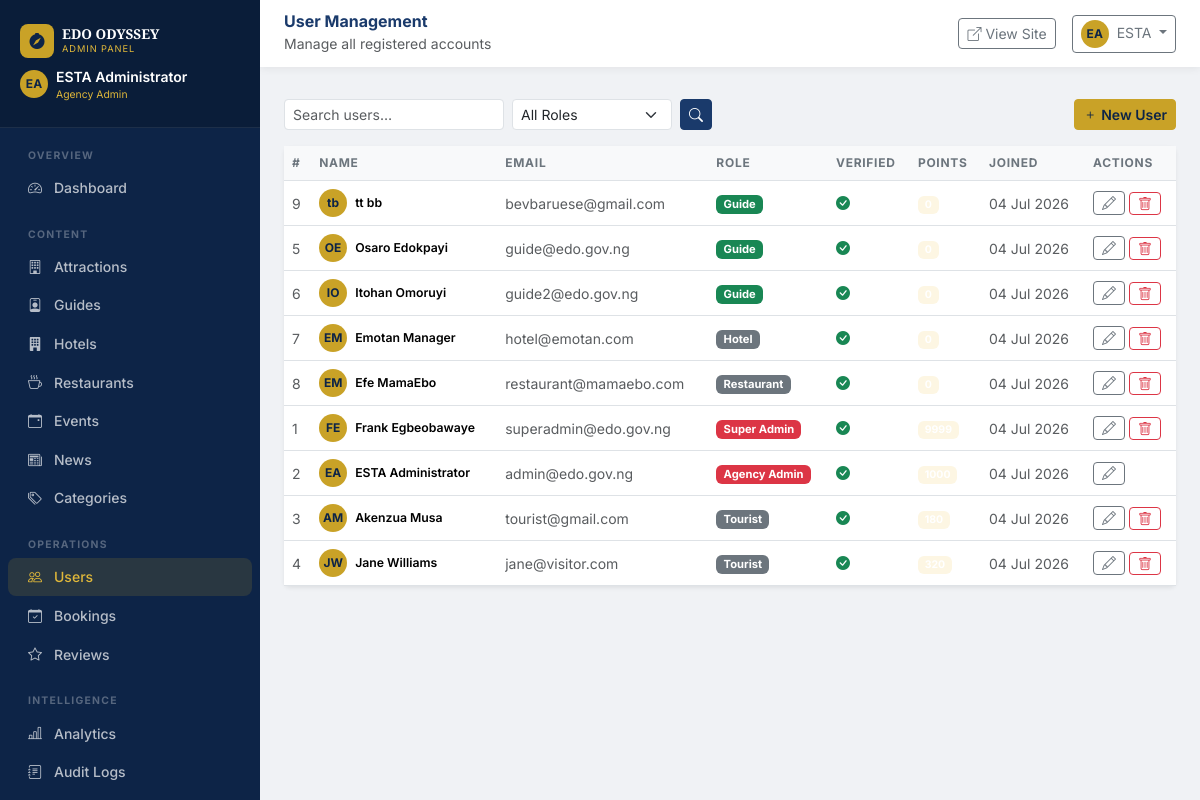
The app's page /admin/users (signed in), older data.
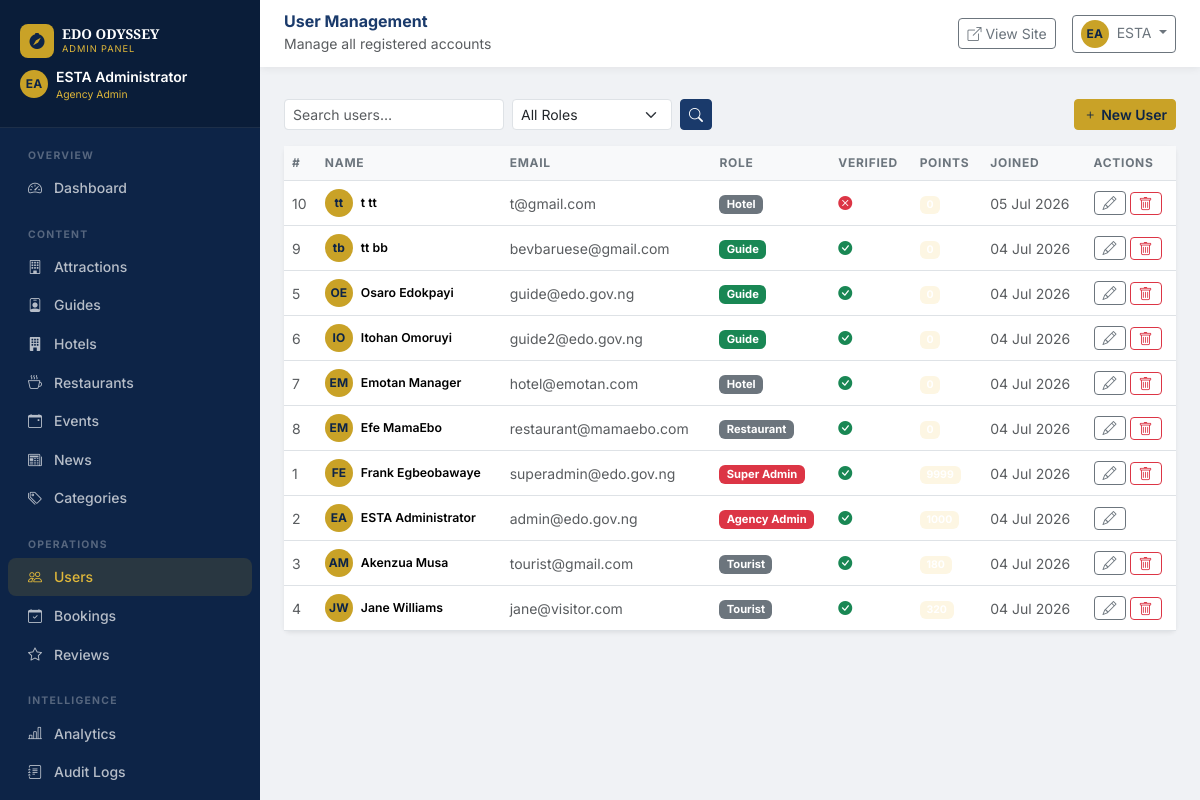
The same page, newer data.
### app/models/models.py (models this page shows, shortened)
class BaseModel(db.Model):
    __abstract__ = True
    id = db.Column(db.Integer, primary_key=True)
    uuid = db.Column(db.String(36), default=gen_uuid, unique=True, nullable=False, index=True)
    created_at = db.Column(db.DateTime, default=datetime.utcnow, nullable=False)
    updated_at = db.Column(db.DateTime, default=datetime.utcnow, onupdate=datetime.utcnow, nullable=False)
    created_by = db.Column(db.Integer, nullable=True)
    status = db.Column(db.String(20), default="active", nullable=False)
    deleted_at = db.Column(db.DateTime, nullable=True)

class User(UserMixin, BaseModel):
    __tablename__ = "users"
    email = db.Column(db.String(150), unique=True, index=True, nullable=False)
    password_hash = db.Column(db.String(255), nullable=False)
    first_name = db.Column(db.String(100), nullable=False)
    last_name = db.Column(db.String(100), nullable=False)
    role = db.Column(db.String(50), default="Tourist", nullable=False)
    phone = db.Column(db.String(50), nullable=True)
    is_verified = db.Column(db.Boolean, default=False, nullable=False)
    avatar_url = db.Column(db.String(255), nullable=True)
    heritage_points = db.Column(db.Integer, default=0, nullable=False)
    bio = db.Column(db.Text, nullable=True)
    address = db.Column(db.String(255), nullable=True)
    nationality = db.Column(db.String(100), nullable=True)
    last_login = db.Column(db.DateTime, nullable=True)
    bookings = db.relationship("Booking", back_populates="user", lazy="dynamic")
    reviews = db.relationship("Review", back_populates="user", lazy="dynamic")
    guide_profile = db.relationship("Guide", back_populates="user", uselist=False)
    notifications = db.relationship("Notification", back_populates="user", lazy="dynamic")
    favourites = db.relationship("Favourite", back_populates="user", lazy="dynamic")
    payments = db.relationship("Payment", back_populates="user", lazy="dynamic")
    audit_logs = db.relationship("AuditLog", foreign_keys="AuditLog.user_id", back_populates="user", lazy="dynamic")
    owned_attractions = db.relationship("Attraction", back_populates="owner", foreign_keys="Attraction.user_id", lazy="dynamic")
    owned_hotels = db.relationship("Hotel", back_populates="owner", foreign_keys="Hotel.user_id", lazy="dynamic")
    owned_restaurants = db.relationship("Restaurant", back_populates="owner", foreign_keys="Restaurant.user_id", lazy="dynamic")
    owned_events = db.relationship("Event", back_populates="owner", foreign_keys="Event.user_id", lazy="dynamic")  # Add this
    @property
    def full_name(self):
        return f"{self.first_name} {self.last_name}"
    @property
    def is_admin(self):
        return self.role in ("Agency Admin", "Super Admin")

### app/admin/routes.py (the view)
@admin_bp.route("/users")
@login_required
@admin_required
def users():
    page = request.args.get("page", 1, type=int)
    search_q = request.args.get("q", "").strip()
    role_filter = request.args.get("role", "")
    query = User.query.filter(User.status != "deleted")
    if search_q:
        query = query.filter((User.email.ilike(f"%{search_q}%")) | (User.first_name.ilike(f"%{search_q}%")) | (User.last_name.ilike(f"%{search_q}%")))
    if role_filter:
        query = query.filter_by(role=role_filter)
    pagination = query.order_by(User.created_at.desc()).paginate(page=page, per_page=20, error_out=False)
    return render_template("admin/users.html", users=pagination.items, pagination=pagination, search_q=search_q, role_filter=role_filter)

### app/templates/admin/users.html (shortened to what this page needs)
{% extends "admin/base.html" %}
{% block page_title %}User Management{% endblock %}
{% block page_subtitle %}Manage all registered accounts{% endblock %}
{% block content %}
<div class="d-flex justify-content-between align-items-center mb-3">
  <form method="GET" class="d-flex gap-2">
    <input type="text" name="q" class="form-control form-control-sm" placeholder="Search users…" value="{{ search_q }}" style="width:220px">
    <select name="role" class="form-select form-select-sm" style="width:160px">
      <option value="">All Roles</option>
    </select>
    <button type="submit" class="btn btn-blue btn-sm"><i class="bi bi-search"></i></button>
  </form>
  <a href="{{ url_for('admin.user_create') }}" class="btn btn-gold btn-sm"><i class="bi bi-plus me-1"></i>New User</a>
</div>
<div class="card border-0 shadow-sm">
  <div class="card-body p-0">
    <table class="table table-hover mb-0 admin-table">
      <thead><tr><th>#</th><th>Name</th><th>Email</th><th>Role</th><th>Verified</th><th>Points</th><th>Joined</th><th>Actions</th></tr></thead>
      <tbody>
      {% for u in users %}
      <tr>
        <td class="text-muted small">{{ u.id }}</td>
        <td>
          <div class="d-flex align-items-center gap-2">
            <div class="avatar-initials-sm">{{ u.first_name[0] }}{{ u.last_name[0] }}</div>
            <div class="fw-semibold small">{{ u.full_name }}</div>
          </div>
        </td>
        <td class="small text-muted">{{ u.email }}</td>
        <td><span class="badge {% if u.is_admin %}bg-danger{% elif u.role=='Guide' %}bg-success{% else %}bg-secondary{% endif %} text-white" style="font-size:.7rem">{{ u.role }}</span></td>
        <td>{% if u.is_verified %}<i class="bi bi-check-circle-fill text-success"></i>{% else %}<i class="bi bi-x-circle-fill text-danger"></i>{% endif %}</td>
        <td><span class="badge bg-gold-100 text-gold-600">{{ u.heritage_points }}</span></td>
        <td class="small text-muted">{{ u.created_at.strftime('%d %b %Y') }}</td>
        <td>
          <div class="d-flex gap-1">
            <a href="{{ url_for('admin.user_edit', id=u.id) }}" class="btn btn-outline-secondary btn-sm py-0"><i class="bi bi-pencil"></i></a>
            {% if u.id != current_user.id %}
            <form method="POST" action="{{ url_for('admin.user_delete', id=u.id) }}" class="d-inline">
              <button class="btn btn-outline-danger btn-sm py-0" onclick="return confirm('Deactivate {{ u.full_name }}?')"><i class="bi bi-trash"></i></button>
            </form>
            {% endif %}
          </div>
        </td>
      </tr>
      {% endfor %}
      </tbody>
    </table>
  </div>
</div>
{% endblock %}

### app/templates/admin/base.html (shortened to what this page needs)
<!DOCTYPE html>
<html lang="en">
<head>
  <link href="https://cdn.jsdelivr.net/npm/bootstrap@5.3.3/dist/css/bootstrap.min.css" rel="stylesheet">
  <link href="https://cdn.jsdelivr.net/npm/bootstrap-icons@1.11.3/font/bootstrap-icons.css" rel="stylesheet">
  <link rel="stylesheet" href="{{ url_for('static', filename='css/main.css') }}">
</head>
<body class="admin-body">
<div class="admin-sidebar" id="adminSidebar">
  <div class="admin-sidebar-header">
    <div class="d-flex align-items-center gap-2 mb-1">
      <div class="brand-icon" style="width:34px;height:34px;font-size:1rem"><i class="bi bi-compass-fill"></i></div>
      <div>
        <div class="brand-title" style="font-size:.85rem">EDO ODYSSEY</div>
        <div class="brand-subtitle" style="font-size:.58rem">Admin Panel</div>
      </div>
    </div>
    <div class="d-flex align-items-center gap-2 mt-2">
      <div class="avatar-initials-sm">{{ current_user.first_name[0] }}{{ current_user.last_name[0] }}</div>
      <div>
        <div class="text-white small fw-semibold">{{ current_user.full_name }}</div>
        <div style="font-size:.65rem;color:var(--gold-400)">{{ current_user.role }}</div>
      </div>
    </div>
  </div>
  <nav class="flex-grow-1 py-2 px-2">
    <div class="nav-section">Overview</div>
    <a href="{{ url_for('admin.dashboard') }}" class="nav-link {% if request.endpoint=='admin.dashboard' %}active{% endif %}"><i class="bi bi-speedometer2"></i> Dashboard</a>
    <div class="nav-section mt-2">Content</div>
    <a href="{{ url_for('admin.attractions') }}" class="nav-link {% if 'attractions' in request.endpoint %}active{% endif %}"><i class="bi bi-building"></i> Attractions</a>
    <a href="{{ url_for('admin.guides') }}" class="nav-link {% if 'guides' in request.endpoint %}active{% endif %}"><i class="bi bi-person-badge"></i> Guides</a>
    <a href="{{ url_for('admin.hotels') }}" class="nav-link {% if 'hotel' in request.endpoint %}active{% endif %}"><i class="bi bi-building-fill"></i> Hotels</a>
    <a href="{{ url_for('admin.restaurants') }}" class="nav-link {% if 'restaurant' in request.endpoint %}active{% endif %}"><i class="bi bi-cup-hot"></i> Restaurants</a>
    <a href="{{ url_for('admin.events') }}" class="nav-link {% if 'event' in request.endpoint %}active{% endif %}"><i class="bi bi-calendar-event"></i> Events</a>
    <a href="{{ url_for('admin.news') }}" class="nav-link {% if 'news' in request.endpoint %}active{% endif %}"><i class="bi bi-newspaper"></i> News</a>
    <a href="{{ url_for('admin.categories') }}" class="nav-link {% if 'categor' in request.endpoint %}active{% endif %}"><i class="bi bi-tags"></i> Categories</a>
    <div class="nav-section mt-2">Operations</div>
    <a href="{{ url_for('admin.users') }}" class="nav-link {% if 'users' in request.endpoint %}active{% endif %}"><i class="bi bi-people"></i> Users</a>
    <a href="{{ url_for('admin.bookings') }}" class="nav-link {% if 'bookings' in request.endpoint %}active{% endif %}"><i class="bi bi-calendar-check"></i> Bookings</a>
    <a href="{{ url_for('admin.reviews') }}" class="nav-link {% if 'reviews' in request.endpoint %}active{% endif %}"><i class="bi bi-star"></i> Reviews</a>
    <div class="nav-section mt-2">Intelligence</div>
    <a href="{{ url_for('admin.analytics') }}" class="nav-link {% if 'analytics' in request.endpoint %}active{% endif %}"><i class="bi bi-bar-chart-line"></i> Analytics</a>
    <a href="{{ url_for('admin.audit_logs') }}" class="nav-link {% if 'audit' in request.endpoint %}active{% endif %}"><i class="bi bi-journal-text"></i> Audit Logs</a>
  </nav>
</div>
<div class="admin-main">
  <div class="admin-topbar">
    <div class="d-flex align-items-center gap-3">
      <div>
        <h6 class="mb-0 fw-bold text-blue">{% block page_title %}Admin Panel{% endblock %}</h6>
        <small class="text-muted">{% block page_subtitle %}Edo Odyssey CMS{% endblock %}</small>
      </div>
    </div>
    <div class="d-flex align-items-center gap-3">
      <a href="{{ url_for('main.home') }}" class="btn btn-outline-secondary btn-sm" target="_blank"><i class="bi bi-box-arrow-up-right me-1"></i>View Site</a>
      <div class="dropdown">
        <button class="btn btn-outline-secondary btn-sm dropdown-toggle" data-bs-toggle="dropdown">
          <div class="avatar-initials-sm d-inline-flex me-1">{{ current_user.first_name[0] }}{{ current_user.last_name[0] }}</div>
          {{ current_user.first_name }}
        </button>
      </div>
    </div>
  </div>
  <div class="px-4 pt-2">
  </div>
  <div class="admin-content">
    {% block content %}{% endblock %}
  </div>
</div>
</body>
</html>

### app/static/css/main.css (style rules this page uses)
:root { --blue-900: #0d2447; --blue-800: #1a3a6b; --blue-700: #1d4385; --blue-600: #2255a4; --blue-100: #e8f0fe; --gold-600: #a07d10; --gold-500: #c9a227; --gold-400: #e0b83a; --gold-100: #fdf6e3; --gray-50: #f8f9fa; --gray-100: #f0f2f5; --gray-200: #e2e8f0; --text-dark: #1a202c; --text-muted: #6c757d; --restaurant: #e05c27; --restaurant-hover: #c94a1a; --radius: 12px; --shadow: 0 4px 20px rgba(26,58,107,.12); --shadow-lg: 0 8px 40px rgba(26,58,107,.18); --transition: .25s ease; }
body { font-family: 'Inter', sans-serif; color: var(--text-dark); background: #fff; }
a { text-decoration: none; transition: color var(--transition); }
.bg-gold-100 { background-color: var(--gold-100) !important; }
.text-blue { color: var(--blue-800) !important; }
.brand-icon { width: 38px; height: 38px; background: var(--gold-500); border-radius: 8px; display: flex; align-items: center; justify-content: center; font-size: 1.2rem; color: var(--blue-900); }
.brand-title { font-family: 'Playfair Display',serif; font-size: .95rem; font-weight: 700; color: #fff; line-height: 1.1; }
.brand-subtitle { font-size: .58rem; color: var(--gold-400); text-transform: uppercase; letter-spacing: .1em; }
.btn-gold { background: var(--gold-500); border-color: var(--gold-500); color: var(--blue-900); font-weight: 600; }
.btn-blue { background: var(--blue-800); color: #fff; border-color: var(--blue-800); }
.avatar-initials-sm { width:28px; height:28px; background: var(--gold-500); color: var(--blue-900); border-radius: 50%; display:flex; align-items:center; justify-content:center; font-weight:700; font-size:.75rem; }
.admin-sidebar { position: fixed; left:0; top:0; bottom:0; width:260px; background: var(--blue-900); z-index: 1000; overflow-y: auto; transition: transform .3s ease; display: flex; flex-direction: column; }
.admin-sidebar-header { padding: 1.5rem 1.25rem; background: rgba(0,0,0,.2); border-bottom: 1px solid rgba(255,255,255,.08); }
.admin-sidebar .nav-link { color: rgba(255,255,255,.7); font-size:.875rem; font-weight:500; padding:.55rem 1.25rem; border-radius:8px; transition: all var(--transition); display:flex; align-items:center; gap:.75rem; }
.admin-sidebar .nav-link:hover, .admin-sidebar .nav-link.active { background: rgba(201,162,39,.15); color: var(--gold-400); }
.admin-sidebar .nav-section { font-size:.65rem; font-weight:700; color:rgba(255,255,255,.3); text-transform:uppercase; letter-spacing:.12em; padding:.75rem 1.25rem .3rem; }
.admin-main { margin-left:260px; min-height:100vh; background:var(--gray-100); }
.admin-topbar { background:#fff; padding:.75rem 1.5rem; box-shadow:0 2px 8px rgba(0,0,0,.06); display:flex; align-items:center; justify-content:space-between; position:sticky; top:0; z-index:999; }
.admin-content { padding:1.5rem; }
.admin-table th { font-size:.75rem; font-weight:700; text-transform:uppercase; letter-spacing:.06em; color:var(--text-muted); background:var(--gray-50); }
.admin-table td { font-size:.875rem; vertical-align:middle; }

Row changes from the older to the newer data that the page shows:
added User: id "10", first_name "t", last_name "t", full_name "t tt", email "t@gmail.com", role "Hotel", is_verified False (drawn), created_at "05 Jul 2026"
